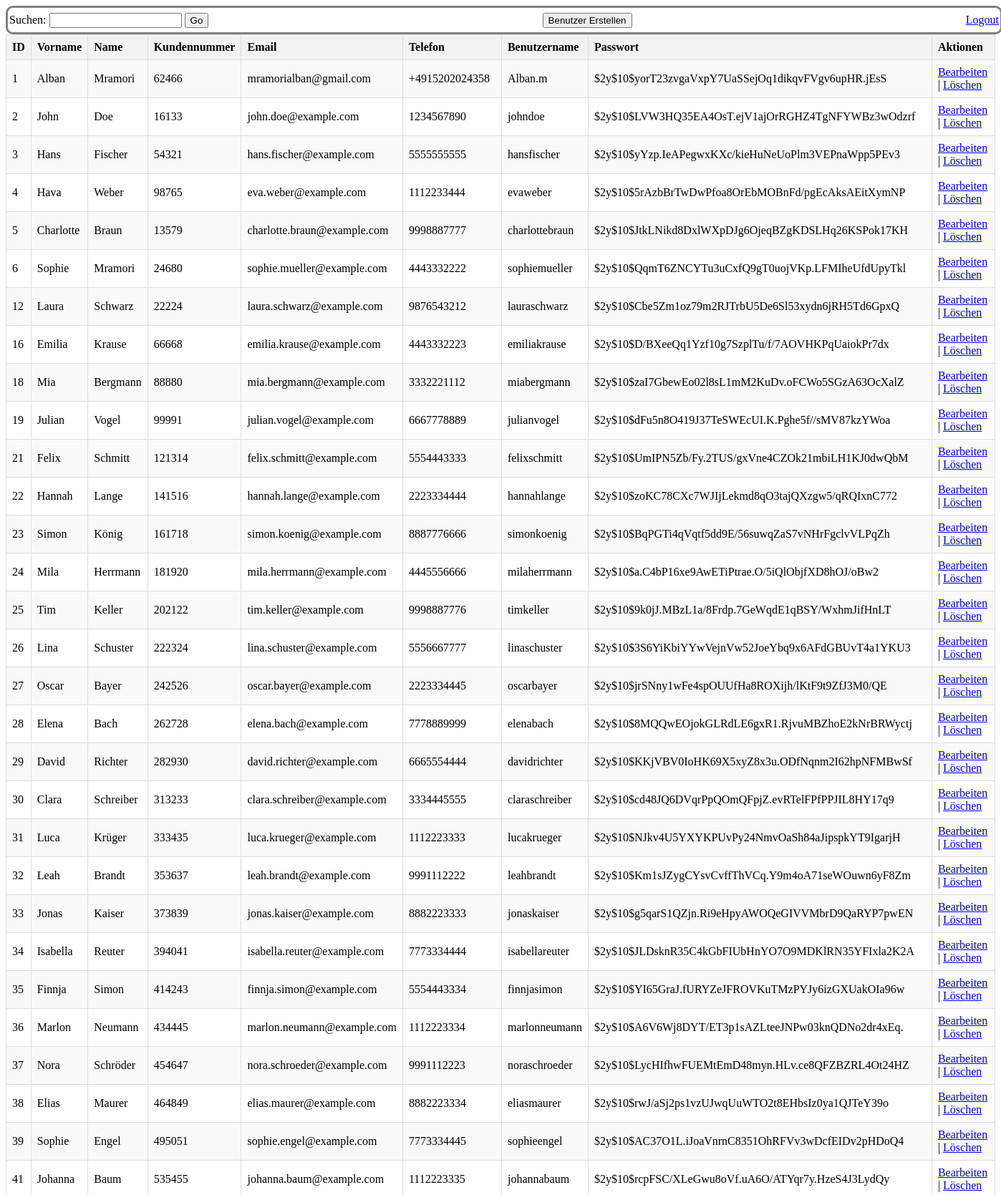
/admin.php (signed in, upper part), run on the app's committed database.
### tables this page shows
CREATE TABLE `benutzeraccount` (
  `id` int(11) NOT NULL,
  `vorname` varchar(50) NOT NULL,
  `name` varchar(50) NOT NULL,
  `kundennummer` int(11) NOT NULL,
  `email` varchar(50) NOT NULL,
  `telefon` varchar(20) NOT NULL,
  `benutzername` varchar(50) NOT NULL,
  `passwort` varchar(50) NOT NULL
);

### admin.php (the view, shortened to what this page needs)
<?php
include("database.php");
$sql = "SELECT * FROM benutzeraccount";
$result = mysqli_query($conn, $sql);
?>
<!DOCTYPE html>
<html>
<head>
    <link rel="stylesheet" href="style-index.css">
</head>
<body>
    <div class="header-admin">
        <form method="post" action="">
            <label for="search">Suchen:</label>
            <input type="text" name="search" id="search" value="<?php echo isset($searchTerm) ? $searchTerm : ''; ?>">
            <input type="submit" value="Go">
        </form>
        <a href="add.php">
            <button>Benutzer Erstellen</button>
        </a>
        <a href="?logout=true">Logout</a>
    </div>
    <table>
        <tr>
            <th>ID</th>
            <th>Vorname</th>
            <th>Name</th>
            <th>Kundennummer</th>
            <th>Email</th>
            <th>Telefon</th>
            <th>Benutzername</th>
            <th>Passwort</th>
            <th>Aktionen</th>
        </tr>
        <?php
        if (mysqli_num_rows($result) > 0) {
            while ($row = mysqli_fetch_assoc($result)) {
                echo "<tr>
                        <td>" . $row["id"] . "</td>
                        <td>" . $row["vorname"] . "</td>
                        <td>" . $row["name"] . "</td>
                        <td>" . $row["kundennummer"] . "</td>
                        <td>" . $row["email"] . "</td>
                        <td>" . $row["telefon"] . "</td>
                        <td>" . $row["benutzername"] . "</td>
                        <td>" . $row["passwort"] . "</td>
                        <td>
                            <a href='edit.php?id=" . $row["id"] . "'>Bearbeiten</a> |
                            <a href='admin.php?delete_id=" . $row["id"] . "' onclick='return confirm(\"Sind Sie sicher, dass Sie diesen Datensatz löschen möchten?\")'>Löschen</a>
                        </td>
                     </tr>";
            }
        } else {
            echo "<tr><td colspan='9'>0 gefunden</td></tr>";
        }
        ?>
    </table>
</body>
</html>

### style-index.css (style rules this page uses)
table { border-collapse: collapse; width: 100%; }
th, td { border: 1px solid #dddddd; text-align: left; padding: 8px; }
th { background-color: #f2f2f2; }
tr:nth-child(even) { background-color: #f9f9f9; }
.header-admin { height: 30px; width: 100%; display: flex; flex-direction: row; justify-content: space-between; align-items: center; border: 3px solid gray; padding: 2px; border-radius: 10px; }

### data on the page
benutzeraccount: id "1", vorname "Alban", name "Mramori", kundennummer "62466", email "mramorialban@gmail.com", telefon "+4915202024358", benutzername "Alban.m", passwort "$2y$10$yorT23zvgaVxpY7UaSSejOq1dikqvFVgv6upHR.jEsS"
benutzeraccount: id "2", vorname "John", name "Doe", kundennummer "16133", email "john.doe@example.com", telefon "1234567890", benutzername "johndoe", passwort "$2y$10$LVW3HQ35EA4OsT.ejV1ajOrRGHZ4TgNFYWBz3wOdzrf"
benutzeraccount: id "3", vorname "Hans", name "Fischer", kundennummer "54321", email "hans.fischer@example.com", telefon "5555555555", benutzername "hansfischer", passwort "$2y$10$yYzp.IeAPegwxKXc/kieHuNeUoPlm3VEPnaWpp5PEv3"
benutzeraccount: id "4", vorname "Hava", name "Weber", kundennummer "98765", email "eva.weber@example.com", telefon "1112233444", benutzername "evaweber", passwort "$2y$10$5rAzbBrTwDwPfoa8OrEbMOBnFd/pgEcAksAEitXymNP"
benutzeraccount: id "5", vorname "Charlotte", name "Braun", kundennummer "13579", email "charlotte.braun@example.com", telefon "9998887777", benutzername "charlottebraun", passwort "$2y$10$JtkLNikd8DxlWXpDJg6OjeqBZgKDSLHq26KSPok17KH"
benutzeraccount: id "6", vorname "Sophie", name "Mramori", kundennummer "24680", email "sophie.mueller@example.com", telefon "4443332222", benutzername "sophiemueller", passwort "$2y$10$QqmT6ZNCYTu3uCxfQ9gT0uojVKp.LFMIheUfdUpyTkl"
benutzeraccount: id "12", vorname "Laura", name "Schwarz", kundennummer "22224", email "laura.schwarz@example.com", telefon "9876543212", benutzername "lauraschwarz", passwort "$2y$10$Cbe5Zm1oz79m2RJTrbU5De6Sl53xydn6jRH5Td6GpxQ"
benutzeraccount: id "16", vorname "Emilia", name "Krause", kundennummer "66668", email "emilia.krause@example.com", telefon "4443332223", benutzername "emiliakrause", passwort "$2y$10$D/BXeeQq1Yzf10g7SzplTu/f/7AOVHKPqUaiokPr7dx"
benutzeraccount: id "18", vorname "Mia", name "Bergmann", kundennummer "88880", email "mia.bergmann@example.com", telefon "3332221112", benutzername "miabergmann", passwort "$2y$10$zaI7GbewEo02l8sL1mM2KuDv.oFCWo5SGzA63OcXalZ"
benutzeraccount: id "19", vorname "Julian", name "Vogel", kundennummer "99991", email "julian.vogel@example.com", telefon "6667778889", benutzername "julianvogel", passwort "$2y$10$dFu5n8O419J37TeSWEcUI.K.Pghe5f//sMV87kzYWoa"
benutzeraccount: id "21", vorname "Felix", name "Schmitt", kundennummer "121314", email "felix.schmitt@example.com", telefon "5554443333", benutzername "felixschmitt", passwort "$2y$10$UmIPN5Zb/Fy.2TUS/gxVne4CZOk21mbiLH1KJ0dwQbM"
benutzeraccount: id "22", vorname "Hannah", name "Lange", kundennummer "141516", email "hannah.lange@example.com", telefon "2223334444", benutzername "hannahlange", passwort "$2y$10$zoKC78CXc7WJIjLekmd8qO3tajQXzgw5/qRQIxnC772"
benutzeraccount: id "23", vorname "Simon", name "König", kundennummer "161718", email "simon.koenig@example.com", telefon "8887776666", benutzername "simonkoenig", passwort "$2y$10$BqPGTi4qVqtf5dd9E/56suwqZaS7vNHrFgclvVLPqZh"
benutzeraccount: id "24", vorname "Mila", name "Herrmann", kundennummer "181920", email "mila.herrmann@example.com", telefon "4445556666", benutzername "milaherrmann", passwort "$2y$10$a.C4bP16xe9AwETiPtrae.O/5iQlObjfXD8hOJ/oBw2"
benutzeraccount: id "25", vorname "Tim", name "Keller", kundennummer "202122", email "tim.keller@example.com", telefon "9998887776", benutzername "timkeller", passwort "$2y$10$9k0jJ.MBzL1a/8Frdp.7GeWqdE1qBSY/WxhmJifHnLT"
benutzeraccount: id "26", vorname "Lina", name "Schuster", kundennummer "222324", email "lina.schuster@example.com", telefon "5556667777", benutzername "linaschuster", passwort "$2y$10$3S6YiKbiYYwVejnVw52JoeYbq9x6AFdGBUvT4a1YKU3"
benutzeraccount: id "27", vorname "Oscar", name "Bayer", kundennummer "242526", email "oscar.bayer@example.com", telefon "2223334445", benutzername "oscarbayer", passwort "$2y$10$jrSNny1wFe4spOUUfHa8ROXijh/lKtF9t9ZfJ3M0/QE"
benutzeraccount: id "28", vorname "Elena", name "Bach", kundennummer "262728", email "elena.bach@example.com", telefon "7778889999", benutzername "elenabach", passwort "$2y$10$8MQQwEOjokGLRdLE6gxR1.RjvuMBZhoE2kNrBRWyctj"
benutzeraccount: id "29", vorname "David", name "Richter", kundennummer "282930", email "david.richter@example.com", telefon "6665554444", benutzername "davidrichter", passwort "$2y$10$KKjVBV0IoHK69X5xyZ8x3u.ODfNqnm2I62hpNFMBwSf"
benutzeraccount: id "30", vorname "Clara", name "Schreiber", kundennummer "313233", email "clara.schreiber@example.com", telefon "3334445555", benutzername "claraschreiber", passwort "$2y$10$cd48JQ6DVqrPpQOmQFpjZ.evRTelFPfPPJIL8HY17q9"
benutzeraccount: id "31", vorname "Luca", name "Krüger", kundennummer "333435", email "luca.krueger@example.com", telefon "1112223333", benutzername "lucakrueger", passwort "$2y$10$NJkv4U5YXYKPUvPy24NmvOaSh84aJipspkYT9IgarjH"
benutzeraccount: id "32", vorname "Leah", name "Brandt", kundennummer "353637", email "leah.brandt@example.com", telefon "9991112222", benutzername "leahbrandt", passwort "$2y$10$Km1sJZygCYsvCvffThVCq.Y9m4oA71seWOuwn6yF8Zm"
benutzeraccount: id "33", vorname "Jonas", name "Kaiser", kundennummer "373839", email "jonas.kaiser@example.com", telefon "8882223333", benutzername "jonaskaiser", passwort "$2y$10$g5qarS1QZjn.Ri9eHpyAWOQeGIVVMbrD9QaRYP7pwEN"
benutzeraccount: id "34", vorname "Isabella", name "Reuter", kundennummer "394041", email "isabella.reuter@example.com", telefon "7773334444", benutzername "isabellareuter", passwort "$2y$10$JLDsknR35C4kGbFIUbHnYO7O9MDKlRN35YFIxla2K2A"
benutzeraccount: id "35", vorname "Finnja", name "Simon", kundennummer "414243", email "finnja.simon@example.com", telefon "5554443334", benutzername "finnjasimon", passwort "$2y$10$YI65GraJ.fURYZeJFROVKuTMzPYJy6izGXUakOIa96w"
benutzeraccount: id "36", vorname "Marlon", name "Neumann", kundennummer "434445", email "marlon.neumann@example.com", telefon "1112223334", benutzername "marlonneumann", passwort "$2y$10$A6V6Wj8DYT/ET3p1sAZLteeJNPw03knQDNo2dr4xEq."
benutzeraccount: id "37", vorname "Nora", name "Schröder", kundennummer "454647", email "nora.schroeder@example.com", telefon "9991112223", benutzername "noraschroeder", passwort "$2y$10$LycHIfhwFUEMtEmD48myn.HLv.ce8QFZBZRL4Ot24HZ"
benutzeraccount: id "38", vorname "Elias", name "Maurer", kundennummer "464849", email "elias.maurer@example.com", telefon "8882223334", benutzername "eliasmaurer", passwort "$2y$10$rwJ/aSj2ps1vzUJwqUuWTO2t8EHbsIz0ya1QJTeY39o"
benutzeraccount: id "39", vorname "Sophie", name "Engel", kundennummer "495051", email "sophie.engel@example.com", telefon "7773334445", benutzername "sophieengel", passwort "$2y$10$AC37O1L.iJoaVnrnC8351OhRFVv3wDcfEIDv2pHDoQ4"
benutzeraccount: id "41", vorname "Johanna", name "Baum", kundennummer "535455", email "johanna.baum@example.com", telefon "1112223335", benutzername "johannabaum", passwort "$2y$10$rcpFSC/XLeGwu8oVf.uA6O/ATYqr7y.HzeS4J3LydQy"
